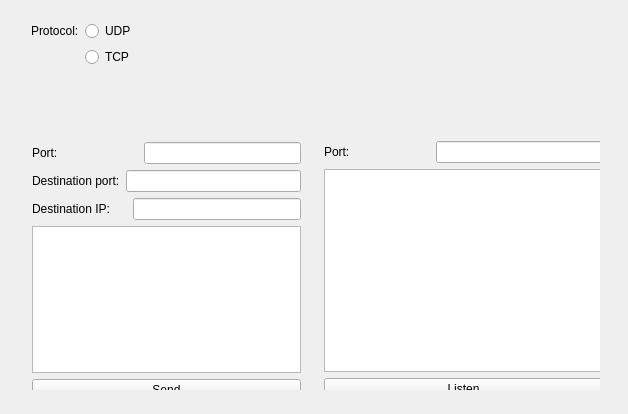
<?xml version="1.0" encoding="UTF-8"?>
<ui version="4.0">
 <class>MainWindow</class>
 <widget class="QMainWindow" name="MainWindow">
  <property name="geometry">
   <rect>
    <x>0</x>
    <y>0</y>
    <width>628</width>
    <height>414</height>
   </rect>
  </property>
  <property name="windowTitle">
   <string>MainWindow</string>
  </property>
  <widget class="QWidget" name="screen">
   <widget class="QWidget" name="configWidget" native="true">
    <property name="geometry">
     <rect>
      <x>10</x>
      <y>0</y>
      <width>211</width>
      <height>111</height>
     </rect>
    </property>
    <widget class="QWidget" name="verticalLayoutWidget">
     <property name="geometry">
      <rect>
       <x>10</x>
       <y>10</y>
       <width>181</width>
       <height>71</height>
      </rect>
     </property>
     <layout class="QVBoxLayout" name="configLayout">
      <item>
       <layout class="QFormLayout" name="protocolLayout">
        <item row="1" column="0">
         <widget class="QLabel" name="protocolLabel">
          <property name="text">
           <string>Protocol:</string>
          </property>
         </widget>
        </item>
        <item row="2" column="1">
         <widget class="QRadioButton" name="tcpSelect">
          <property name="text">
           <string>TCP</string>
          </property>
         </widget>
        </item>
        <item row="1" column="1">
         <widget class="QRadioButton" name="udpSelect">
          <property name="text">
           <string>UDP</string>
          </property>
         </widget>
        </item>
       </layout>
      </item>
     </layout>
    </widget>
   </widget>
   <widget class="QWidget" name="commWidget" native="true">
    <property name="geometry">
     <rect>
      <x>10</x>
      <y>120</y>
      <width>601</width>
      <height>281</height>
     </rect>
    </property>
    <widget class="QWidget" name="horizontalLayoutWidget_3">
     <property name="geometry">
      <rect>
       <x>0</x>
       <y>0</y>
       <width>601</width>
       <height>281</height>
      </rect>
     </property>
     <layout class="QHBoxLayout" name="commLayout">
      <item>
       <widget class="QWidget" name="clientWidget" native="true">
        <widget class="QWidget" name="verticalLayoutWidget_2">
         <property name="geometry">
          <rect>
           <x>0</x>
           <y>0</y>
           <width>291</width>
           <height>281</height>
          </rect>
         </property>
         <layout class="QVBoxLayout" name="clientLayout">
          <item>
           <layout class="QHBoxLayout" name="portLayoutClient">
            <item>
             <widget class="QLabel" name="portLabelClient">
              <property name="text">
               <string>Port:                        </string>
              </property>
             </widget>
            </item>
            <item>
             <widget class="QLineEdit" name="portClient"/>
            </item>
           </layout>
          </item>
          <item>
           <layout class="QHBoxLayout" name="destinationLayout">
            <item>
             <widget class="QLabel" name="destinationLabel">
              <property name="text">
               <string>Destination port:</string>
              </property>
             </widget>
            </item>
            <item>
             <widget class="QLineEdit" name="destinationPort"/>
            </item>
           </layout>
          </item>
          <item>
           <layout class="QHBoxLayout" name="ipLayout">
            <item>
             <widget class="QLabel" name="ipLabel">
              <property name="text">
               <string>Destination IP:     </string>
              </property>
             </widget>
            </item>
            <item>
             <widget class="QLineEdit" name="destinationIp"/>
            </item>
           </layout>
          </item>
          <item>
           <widget class="QTextEdit" name="clientMessage"/>
          </item>
          <item>
           <widget class="QPushButton" name="clientSend">
            <property name="text">
             <string>Send</string>
            </property>
           </widget>
          </item>
         </layout>
        </widget>
        <zorder>serverWidget</zorder>
        <zorder>verticalLayoutWidget_2</zorder>
        <zorder>verticalLayoutWidget_2</zorder>
       </widget>
      </item>
      <item>
       <widget class="QWidget" name="serverWidget" native="true">
        <widget class="QWidget" name="verticalLayoutWidget_3">
         <property name="geometry">
          <rect>
           <x>-1</x>
           <y>-1</y>
           <width>301</width>
           <height>281</height>
          </rect>
         </property>
         <layout class="QVBoxLayout" name="serverLayout">
          <item>
           <layout class="QHBoxLayout" name="portLayoutServer">
            <item>
             <widget class="QLabel" name="portLabelServer">
              <property name="text">
               <string>Port:                        </string>
              </property>
             </widget>
            </item>
            <item>
             <widget class="QLineEdit" name="portServer"/>
            </item>
           </layout>
          </item>
          <item>
           <widget class="QTextBrowser" name="serverTerminal"/>
          </item>
          <item>
           <widget class="QPushButton" name="serverListen">
            <property name="text">
             <string>Listen</string>
            </property>
           </widget>
          </item>
         </layout>
        </widget>
       </widget>
      </item>
     </layout>
    </widget>
   </widget>
   <zorder>configWidget</zorder>
   <zorder>verticalLayoutWidget_2</zorder>
   <zorder>commWidget</zorder>
  </widget>
 </widget>
 <layoutdefault spacing="6" margin="11"/>
 <resources/>
 <connections/>
</ui>
